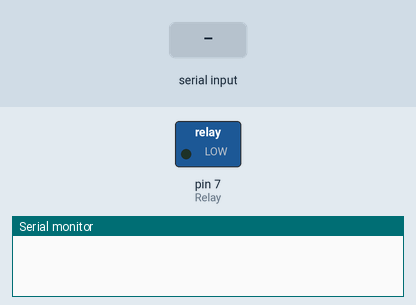
Bench run of a sketch on a simulated Arduino Uno, built with avr-gcc and run on an emulated ATmega328P. Parts: switched loads named in the sketch (green lamp = pin HIGH), the last lines printed to the serial monitor. The inputs (shaded band) are chosen by the test bench.

Above: at 1.2 s.
1.3 s: "90,45\n" received over Serial
At 3.0 s:
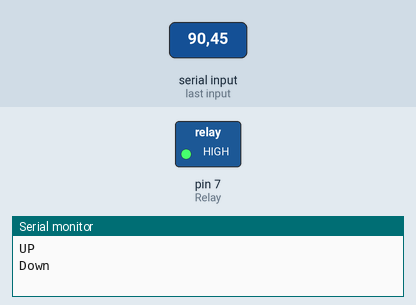
Timing chart, 0 to 4.5 s (numbered marks = the images above; inputs shaded):
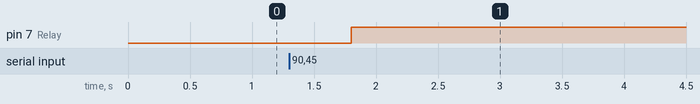

Measured:
- after the input at 1.3 s, pin 7 (Relay): LOW → HIGH after 0.50 s

The sketch:

trigger_relay.ino
```cpp
int Relay = 7;
int command;
char rcv;
void setup() {
  // put your setup code here, to run once:
  Serial.begin(9600);
  pinMode(Relay, OUTPUT);
}

void loop() {
  // put your main code here, to run repeatedly:

  if(Serial.available()>0)
  {
    rcv=Serial.read();
    command=atoi(rcv);

    if(command==0)
    {
      digitalWrite (Relay, LOW);
      Serial.println("UP");
      delay(500);
      digitalWrite (Relay, HIGH);
      Serial.println("Down");

    }
    else if (command==1)
    {
      Serial.println("Idle.");

    }

  //Serial.println(command);
  //Serial.write('\r');

  delay(1000);
  while (Serial.available()>0)
      {
        Serial.read();
      }

  }


}
```
